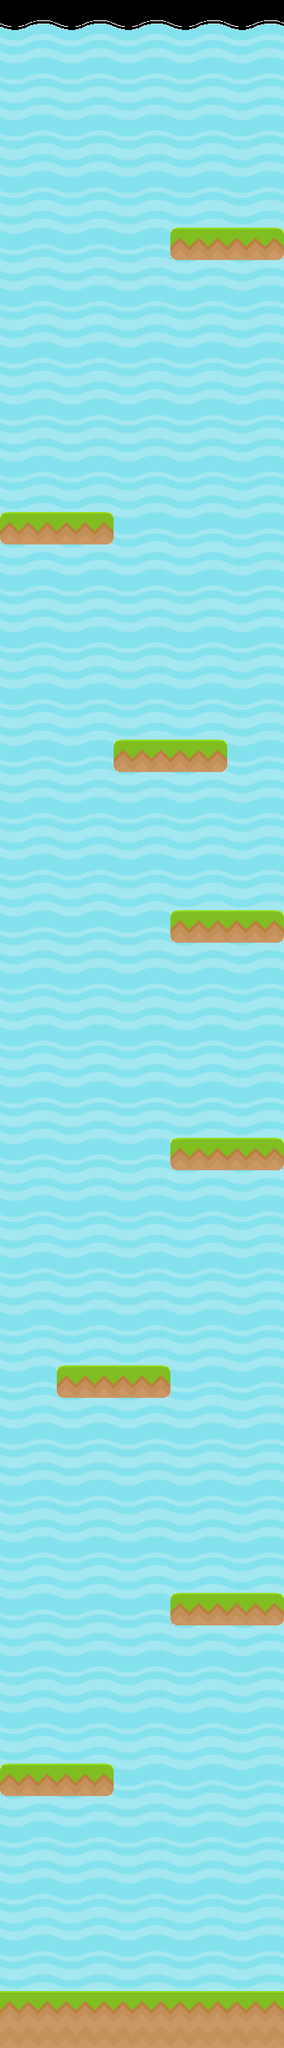

The image is a tile-based game level rendered from a .tmx file. Its description and complete source (layers, tilesets, objects, tile grids) follow:
An orthogonal 5x36 tile map with 70x70 px tiles, 2 tile layers (background, blocked layer), 4 tilesets and 25 objects (8x cannon, 8x stand).

<map version="1.0" orientation="orthogonal" renderorder="left-up" width="5" height="36" tilewidth="70" tileheight="70" nextobjectid="37">
 <tileset firstgid="1" name="tiles_spritesheet" tilewidth="70" tileheight="70" spacing="2">
  <image source="../images/tiles_spritesheet.png" trans="ffffff" width="790" height="934" />
 </tileset>
 <tileset firstgid="144" name="cannon" tilewidth="58" tileheight="70">
  <image source="../images/cannon.png" trans="ffffff" width="58" height="70" />
 </tileset>
 <tileset firstgid="145" name="cannonball" tilewidth="22" tileheight="20">
  <image source="../images/cannonball.png" trans="ffffff" width="22" height="20" />
 </tileset>
 <tileset firstgid="146" name="stand" tilewidth="70" tileheight="55">
  <image source="../images/CannonStand-t.png" trans="ffffff" width="70" height="55" />
 </tileset>
 <layer name="background" width="5" height="36">
  <data encoding="csv">
95,95,95,95,95,
41,41,41,41,41,
41,41,41,41,41,
41,41,41,41,41,
41,41,41,41,41,
41,41,41,41,41,
41,41,41,41,41,
41,41,41,41,41,
41,41,41,41,41,
41,41,41,41,41,
41,41,41,41,41,
41,41,41,41,41,
41,41,41,41,41,
41,41,41,41,41,
41,41,41,41,41,
41,41,41,41,41,
41,41,41,41,41,
41,41,41,41,41,
41,41,41,41,41,
41,41,41,41,41,
41,41,41,41,41,
41,41,41,41,41,
41,41,41,41,41,
41,41,41,41,41,
41,41,41,41,41,
41,41,41,41,41,
41,41,41,41,41,
41,41,41,41,41,
41,41,41,41,41,
41,41,41,41,41,
41,41,41,41,41,
41,41,41,41,41,
41,41,41,41,41,
41,41,41,41,41,
41,41,41,41,41,
41,41,41,41,41
</data>
 </layer>
 <layer name="blocked layer" width="5" height="36">
  <data encoding="csv">
0,0,0,0,0,
0,0,0,0,0,
0,0,0,0,0,
0,0,0,0,0,
0,0,0,64,42,
0,0,0,0,0,
0,0,0,0,0,
0,0,0,0,0,
0,0,0,0,0,
64,42,0,0,0,
0,0,0,0,0,
0,0,0,0,0,
0,0,0,0,0,
0,0,64,42,0,
0,0,0,0,0,
0,0,0,0,0,
0,0,0,64,42,
0,0,0,0,0,
0,0,0,0,0,
0,0,0,0,0,
0,0,0,64,42,
0,0,0,0,0,
0,0,0,0,0,
0,0,0,0,0,
0,64,42,0,0,
0,0,0,0,0,
0,0,0,0,0,
0,0,0,0,0,
0,0,0,64,42,
0,0,0,0,0,
0,0,0,0,0,
64,42,0,0,0,
0,0,0,0,0,
0,0,0,0,0,
0,0,0,0,0,
96,96,96,96,96
</data>
 </layer>
 <objectgroup name="cannon">
  <object id="1" name="cannon" type="cannon" gid="144" x="39" y="2176" />
  <object id="2" name="cannon" type="cannon" gid="144" x="252" y="1965" />
  <object id="3" name="cannon" type="cannon" gid="144" x="108" y="1689" />
  <object id="4" name="cannon" type="cannon" gid="144" x="252" y="1408" />
  <object id="5" name="cannon" type="cannon" gid="144" x="250" y="1128" />
  <object id="6" name="cannon" type="cannon" gid="144" x="179" y="918" />
  <object id="7" name="cannon" type="cannon" gid="144" x="36" y="638" />
  <object id="8" name="cannon" type="cannon" gid="144" x="248" y="289" />
 </objectgroup>
 <objectgroup name="stand">
  <object id="29" name="stand" type="stand" gid="146" x="39" y="2186" />
  <object id="30" name="stand" type="stand" gid="146" x="251" y="1977" />
  <object id="31" name="stand" type="stand" gid="146" x="108" y="1698" />
  <object id="32" name="stand" type="stand" gid="146" x="253" y="1420" />
  <object id="33" name="stand" type="stand" gid="146" x="250" y="1138" />
  <object id="34" name="stand" type="stand" gid="146" x="178" y="927" />
  <object id="35" name="stand" type="stand" gid="146" x="36" y="648" />
  <object id="36" name="stand" type="stand" gid="146" x="247" y="297" />
 </objectgroup>
 <objectgroup name="Cannonball">
  <object id="20" gid="145" x="152" y="2409" visible="0" />
  <object id="21" gid="145" x="55" y="2134" visible="0" />
  <object id="22" gid="145" x="270" y="1928" visible="0" />
  <object id="23" gid="145" x="125" y="1650" visible="0" />
  <object id="24" gid="145" x="271" y="1376" visible="0" />
  <object id="25" gid="145" x="266" y="1093" visible="0" />
  <object id="26" gid="145" x="196" y="876" visible="0" />
  <object id="27" gid="145" x="53" y="600" visible="0" />
  <object id="28" gid="145" x="263" y="249" visible="0" />
 </objectgroup>
</map>
